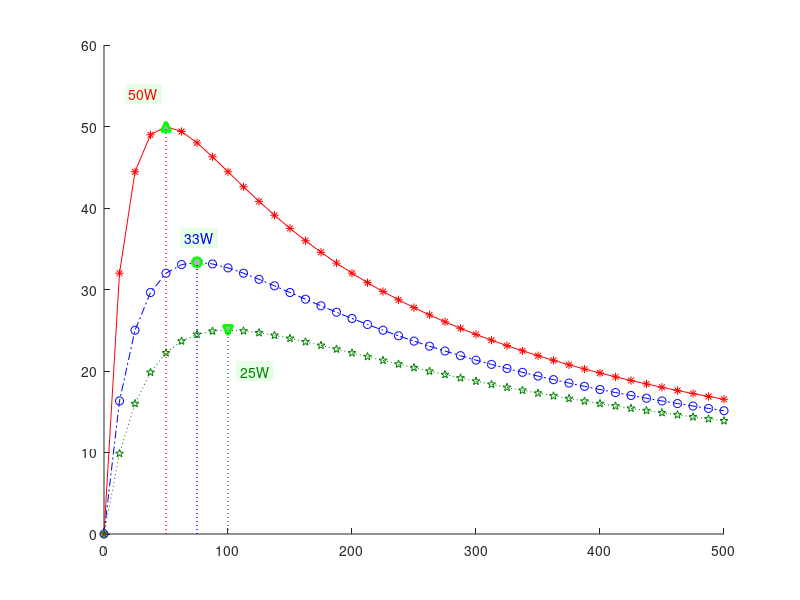

Reproduce this figure in MATLAB. (Note: this script raises an error after producing the figure.)
E=100;
Rload=0:12.5:500;
Rint1=50; Rint2=75; Rint3=100;
I1=E./(Rint1+Rload); I2=E./(Rint2+Rload); I3=E./(Rint3+Rload);
P1=I1.^2.*Rload; P2=I2.^2.*Rload; P3=I3.^2.*Rload;
%Low=find(Y == min(Y))
%Low = Low(1);
%Find Maximums & store in variables
HRint1=find(P1==max(P1)); HRint2=find(P2==max(P2)); HRint3=find(P3==max(P3));
HRint1=HRint1(1); HRint2=HRint2(1); HRint3=HRint3(1);%Display only one point in case of multiples
Xmax1=Rload(HRint1); Xmax2=Rload(HRint2); Xmax3=Rload(HRint3); Ymax1=P1(HRint1); Ymax2=P2(HRint2); Ymax3=P3(HRint3);
%figure;
%get(gca,'ColorOrder') %Get default line color order
%set(get(get(PmaxLines,'Annotation'),'LegendInformation'),'IconDisplayStyle','off'); % Exclude line from legend

%Set grid scale [xmin xmax ymin ymax]
axis([0 500 0 60])
hold all;
%Plot lines and points at maximums
plot(Rload,P1,'-*r')
Max1=plot(Xmax1,Ymax1,':^g','LineWidth',2,'MarkerEdgeColor','g','MarkerFaceColor',[.7 .7 .7],'MarkerSize',7);
plot(Rload,P2,'-.ob');
Max2=plot(Xmax2,Ymax2,':og','LineWidth',2,'MarkerEdgeColor','g','MarkerFaceColor',[.7 .7 .7],'MarkerSize',7);
plot(Rload,P3,':p', 'Color',[0 0.5 0]);
Max3=plot(Xmax3,Ymax3,':vg','LineWidth',2,'MarkerEdgeColor','g','MarkerFaceColor',[.7 .7 .7],'MarkerSize',7);
%Draw lines to maximums from x axis
P1max=line([Xmax1 Xmax1],[0 Ymax1],'LineStyle',':','Color','r','LineWidth',1);
P2max=line([Xmax2 Xmax2],[0 Ymax2],'LineStyle',':','Color','b','LineWidth',1);
P3max=line([Xmax3 Xmax3],[0 Ymax3],'LineStyle',':','Color',[0 0.5 0],'LineWidth',1);
%Display maximum values  at corresponding points
text(Rload(HRint1)-30,P1(HRint1)+4,sprintf('%dW',round(P1(HRint1))),'Color',[1 0 0],'BackgroundColor',[.9 1 .9]);
text(Rload(HRint2)-10,P2(HRint2)+3,sprintf('%dW',round(P2(HRint2))),'Color',[0 0 1],'BackgroundColor',[.9 1 .9]);
text(Rload(HRint3)+10,P3(HRint3)-5,sprintf('%dW',round(P3(HRint3))),'Color',[0 0.5 0],'BackgroundColor',[.9 1 .9]);
%Exclude lines from legend
PmaxLines=[P1max P2max P3max];
hA = get(PmaxLines,'Annotation');
hLL = get([hA{:}],'LegendInformation');
set([hLL{:}],{'IconDisplayStyle'},{'off','off','off'}');
%Exclude maximum point markers from legend
PmaxMarkers=[Max1 Max2 Max3];
hAb = get(PmaxMarkers,'Annotation');
hLLb = get([hAb{:}],'LegendInformation');
set([hLLb{:}],{'IconDisplayStyle'},{'off','off','off'}');
%Display legend and other graph information
legend('50 \Omega Int.','75 \Omega Int.','100 \Omega Int.',[330 250 0 0]);
%set(legend,'Position',[.1 .2 .1 .2]) % [x y eidth height] Can set location with 'Location','BestOutside'
xlabel({'Rload','( \Omega )'});
ylabel({'Pload','( W )'});
title('PROJ13 MAXIMUM POWER TRANSFER (trial & error)');
grid on;
set(gca,'GridLineStyle','-');
%Set grid lines to gray
set(gca,'Xcolor',[0.8 0.8 0.8]);
set(gca,'Ycolor',[0.8 0.8 0.8]);
%Set graph ticks back to black
Caxes = copyobj(gca,gcf);
set(Caxes, 'color', 'none', 'xcolor', 'k', 'xgrid', 'off', 'ycolor','k', 'ygrid','off');
%(legend, 'Color', 'none'); %Make legend box background transparent

%{
% Create the plot
a = gca;
h= plot(rand(1, 100));
% Query properties
xtick = get(a,'XTick');
ytick = get(a,'YTick');
xlim = get(a,'XLim');
ylim = get(a,'YLim');
% Copy the existing axis along with children
set(gca,'TickLength',[1e-100 1])
c_axes = copyobj(a,gcf);
% Remove copy of objects
delete(get(c_axes,'Children'))
% Set color XColor to red and only show the grid
set(c_axes, 'Color', 'none', 'XColor', 'r', 'XGrid', 'on', 
'YColor','k', 'YGrid','off','XTickLabel',[],'YTickLabel',[],
'XTick',xtick,'YTick',ytick,'XLim',xlim,'YLim',ylim);
%}